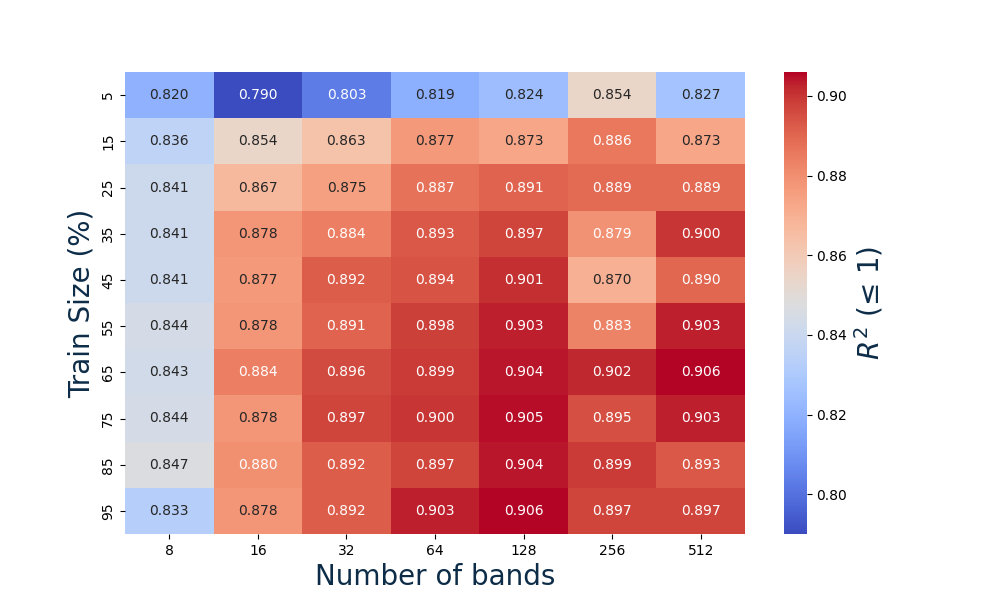

Source code (Python):
import pandas as pd
import seaborn as sns
import matplotlib.pyplot as plt

file_path = "summary.csv"
df = pd.read_csv(file_path)
df["train_size"] = (df["train_size"]*100).astype(int)

df_pivot = df.pivot(index="train_size", columns="target_size", values="r2")

plt.figure(figsize=(10, 6))
heatmap = sns.heatmap(df_pivot.round(3), annot=True, fmt=".3f", cmap="coolwarm",
    cbar_kws={'label': r"$R^2$ (≤ 1)"}
            )

cbar = heatmap.collections[0].colorbar
cbar.ax.set_ylabel(r"$R^2$ (≤ 1)", fontsize=20, color="#0C2C48")
cbar.ax.xaxis.set_label_coords(0.5, -0.2)
#plt.title("Heatmap of Train Size vs Target Size")
plt.ylabel("Train Size (%)", fontsize=20, color="#0C2C48")
plt.xlabel("Number of bands", fontsize=20, color="#0C2C48")


plt.savefig("heatmap.png")